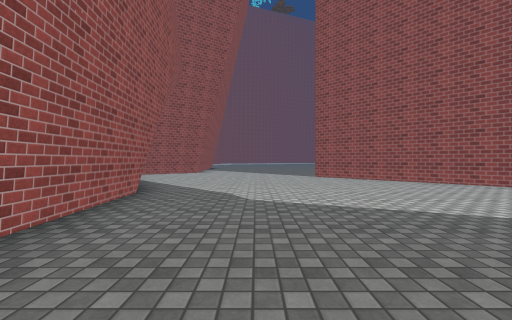
view 1 (above)

23 first-person views from a walk through a scene from a Unity 3-D project. The camera is 1.2 m above the floor, looks level and sees 90° across. The floor is counted in squares, 1.96 m on a side. Each view is taken from the middle of a square. On the plan, view 1 faces up. The plan holds only what a view shows up to about 9 squares ahead; the rest is blank. The place goes on beyond the plan. The player character is not drawn. Some surface patterns are stand-ins.

view 2
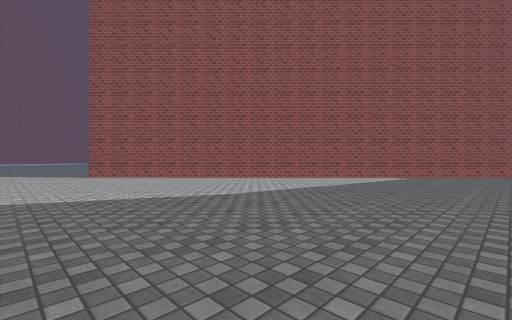

view 3
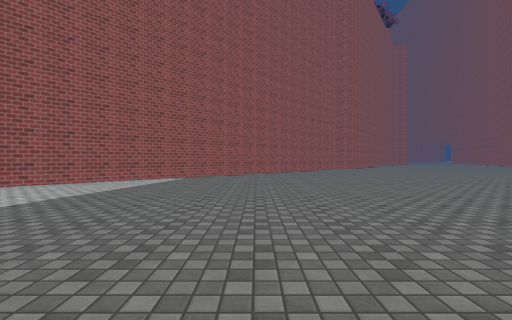

view 4
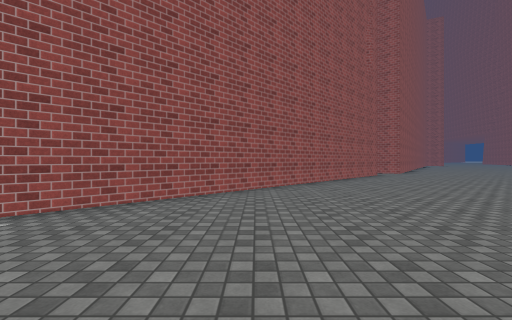

view 5
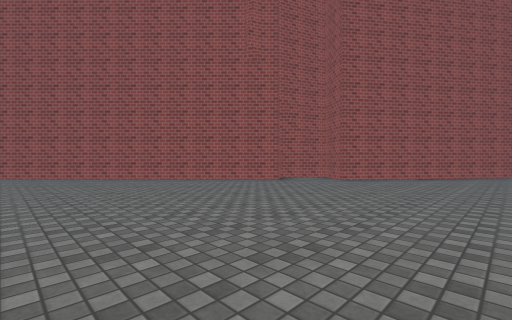

view 6
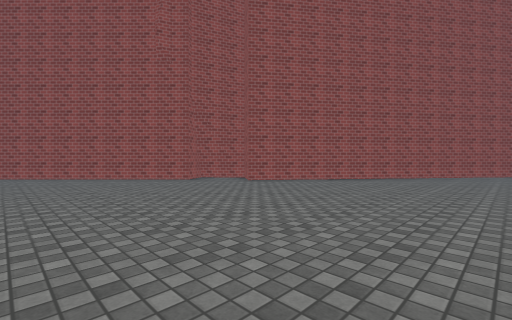

view 7
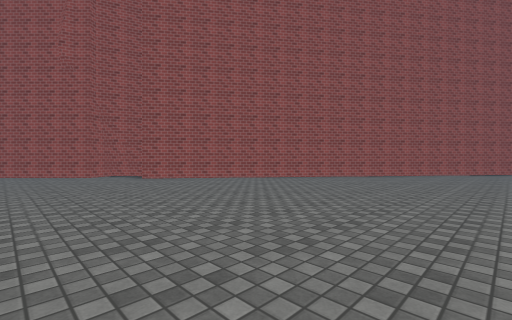

view 8
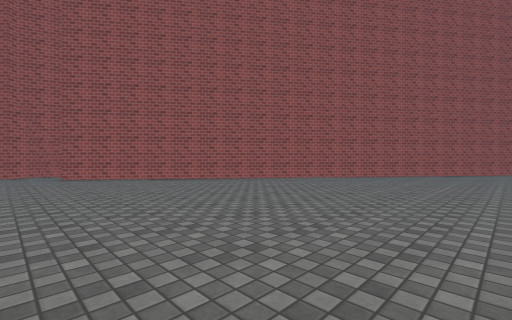

view 9
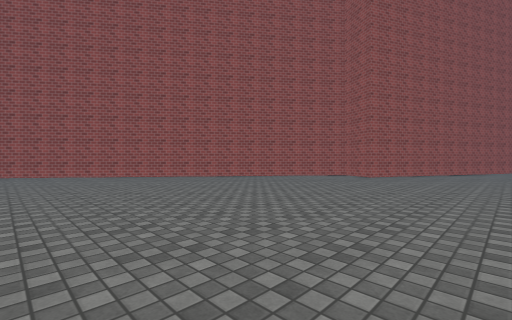

view 10
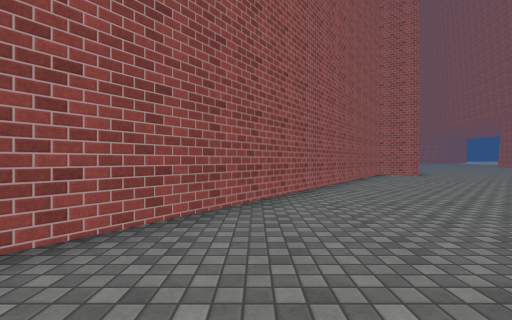

view 11
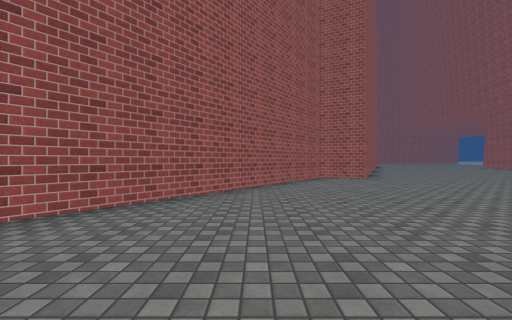

view 12
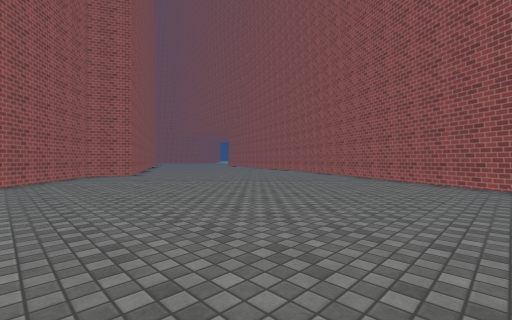

view 13
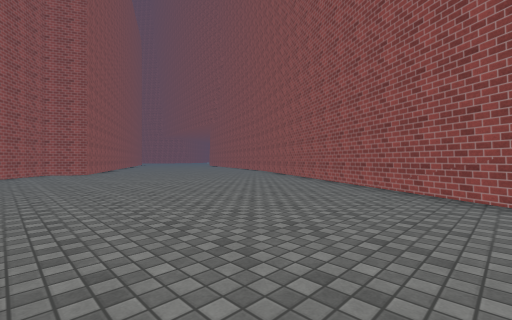

view 14
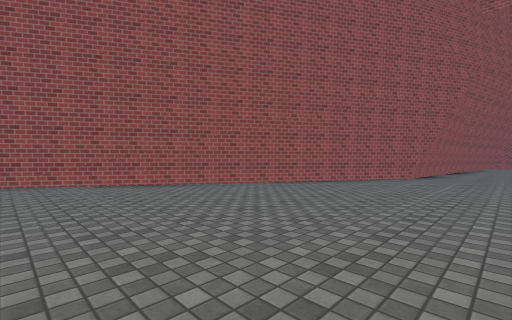

view 15
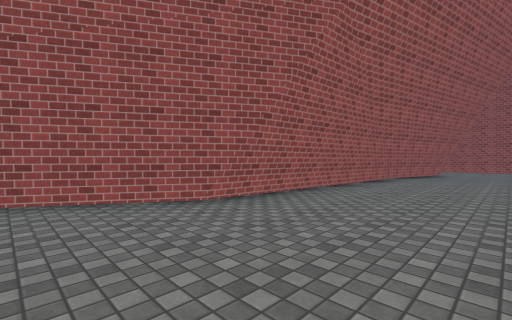

view 16
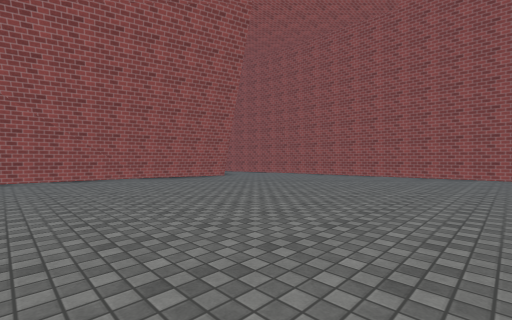

view 17
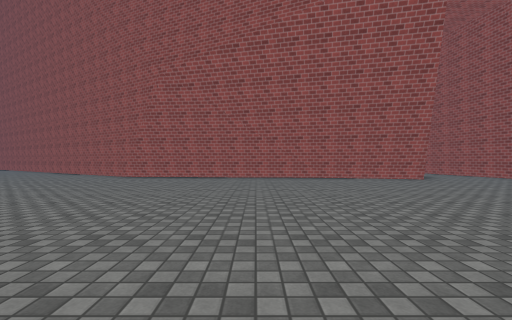

view 18
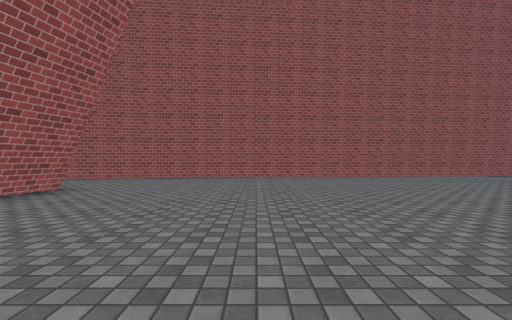

view 19
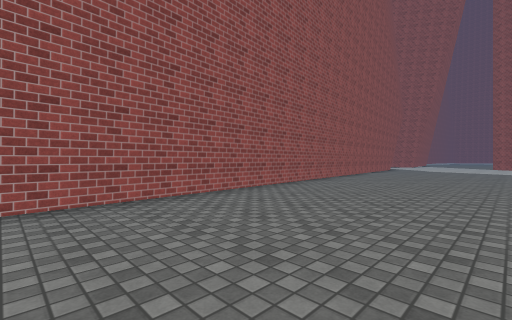

view 20
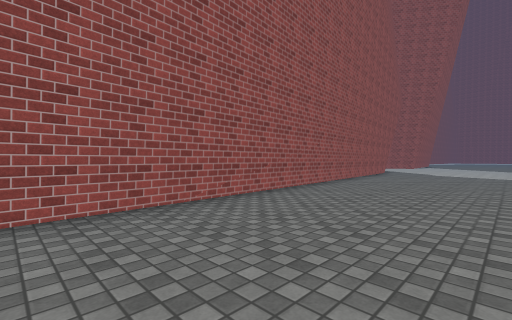

view 21
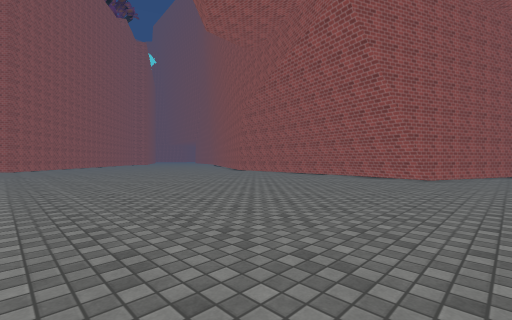

view 22
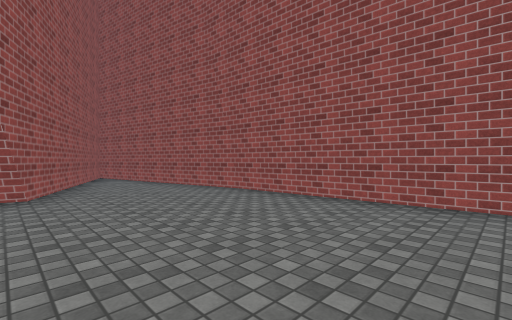

view 23
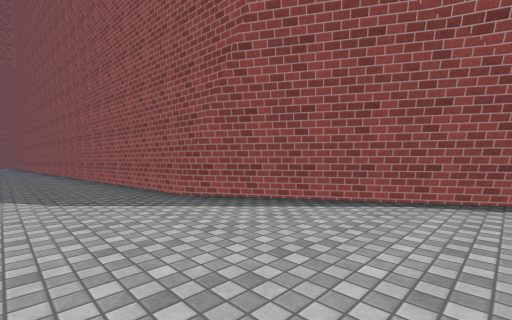

### Floor plan
Points are (right, up) in squares from view 1. A wall is a line through its corners. A room is listed if a view was taken in it or the views show most of it. See-through windows are left out.
Room 1 (views 1, 2, 3, 4, 5, 6, 7, 8, 9, 10, 11, 12, 13, 14, 15, 16, 17, 18, 19, 20, 21, 22, 23)
walls: (18.8, -6.4) (17.9, -5.3) (17.2, -5.8) (2.2, 9.4); (12.2, -16.9) (25.8, -25); (5.7, -16.5) (12.7, -17.1); (2.9, -15.6) (6.9, -16.6); (-0.7, -15.1) (0.6, -20.8) (2.7, -16); (-2.3, 5.5) (-0.6, -15.4); (32.9, -19.8) (32.2, -19.5) (32.8, -18.2) (18.3, -7.4) (19.1, -6.4) (18.4, -6.1); (-4.7, 9.2) (-2.1, 5)
low walls: (4.8, -16.5) (5.7, -16.7); (2.8, -15.8) (6.4, -16.7); (2.7, -16) (4.4, -16.4)

Positions as (right, up) in squares from view 1, and headings:
1: (0, 0), facing up
2: (0, -1), facing up-right
3: (1, -1), facing right
4: (7, -1), facing right
5: (11, -11), facing up-right
6: (13, -13), facing up-right
7: (15, -16), facing up-right
8: (17, -17), facing up-right
9: (23, -23), facing up-right
10: (22, -13), facing right
11: (24, -16), facing right
12: (22, -16), facing down-right
13: (20, -17), facing down-right
14: (22, -15), facing down-left
15: (15, -14), facing down-left
16: (9, -8), facing down-left
17: (8, -8), facing down
18: (8, -12), facing left
19: (3, -12), facing up-left
20: (2, -8), facing up-left
21: (1, -7), facing down-right
22: (3, -11), facing down-left
23: (0, 9), facing down-left
